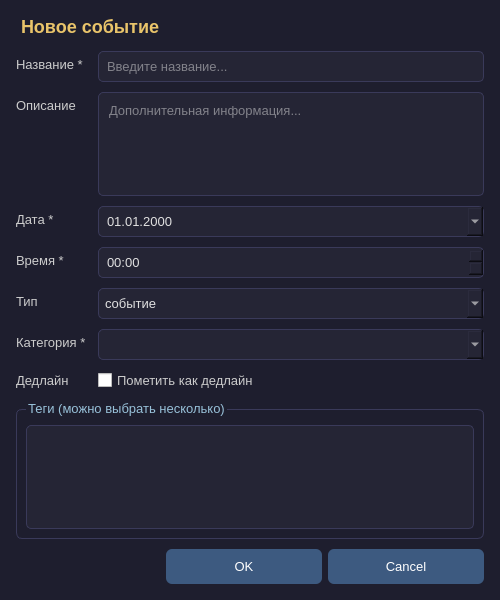
<?xml version="1.0" encoding="UTF-8"?>
<ui version="4.0">
 <class>EventDialog</class>
 <widget class="QDialog" name="EventDialog">
  <property name="geometry">
   <rect><x>0</x><y>0</y><width>500</width><height>600</height></rect>
  </property>
  <property name="windowTitle">
   <string>Событие</string>
  </property>
  <property name="styleSheet">
   <string>
    QDialog { background: #1e1e2e; }
    QLabel  { color: #ccc; font-size: 13px; }
    QLineEdit, QPlainTextEdit, QDateEdit, QTimeEdit, QComboBox {
      background: #252535;
      color: #e0e0e0;
      border: 1px solid #3a3a5a;
      border-radius: 5px;
      padding: 6px;
      font-size: 13px;
    }
    QLineEdit:focus, QPlainTextEdit:focus, QDateEdit:focus, QTimeEdit:focus, QComboBox:focus {
      border: 1px solid #3d5a80;
    }
    QCheckBox { color: #ccc; font-size: 13px; }
    QGroupBox {
      color: #98c1d9;
      font-size: 13px;
      border: 1px solid #3a3a5a;
      border-radius: 6px;
      margin-top: 8px;
      padding-top: 6px;
    }
    QGroupBox::title { subcontrol-origin: margin; left: 10px; }
    QListWidget {
      background: #252535;
      color: #e0e0e0;
      border: 1px solid #3a3a5a;
      border-radius: 5px;
      font-size: 13px;
    }
    QListWidget::item:hover   { background: #2d2d45; }
    QListWidget::item:selected{ background: #3d5a80; }
    QPushButton {
      background: #3d5a80;
      color: white;
      border: none;
      padding: 10px 28px;
      border-radius: 6px;
      font-size: 13px;
      min-width: 100px;
    }
    QPushButton:hover { background: #4d6a90; }
   </string>
  </property>
  <layout class="QVBoxLayout" name="mainLayout">
   <property name="leftMargin"><number>16</number></property>
   <property name="topMargin"><number>16</number></property>
   <property name="rightMargin"><number>16</number></property>
   <property name="bottomMargin"><number>16</number></property>
   <property name="spacing"><number>10</number></property>

   <item>
    <widget class="QLabel" name="titleLabel">
     <property name="text">
      <string>Новое событие</string>
     </property>
     <property name="styleSheet">
      <string>font-size:18px; font-weight:bold; color:#e9c46a; padding-bottom:4px;</string>
     </property>
    </widget>
   </item>

   <item>
    <layout class="QFormLayout" name="formLayout">
     <property name="horizontalSpacing"><number>12</number></property>
     <property name="verticalSpacing"><number>10</number></property>

     <item row="0" column="0">
      <widget class="QLabel" name="labelName">
       <property name="text"><string>Название *</string></property>
      </widget>
     </item>
     <item row="0" column="1">
      <widget class="QLineEdit" name="titleEdit">
       <property name="placeholderText"><string>Введите название...</string></property>
      </widget>
     </item>

     <item row="1" column="0">
      <widget class="QLabel" name="labelDesc">
       <property name="text"><string>Описание</string></property>
      </widget>
     </item>
     <item row="1" column="1">
      <widget class="QPlainTextEdit" name="descriptionEdit">
       <property name="maximumHeight"><number>70</number></property>
       <property name="placeholderText"><string>Дополнительная информация...</string></property>
      </widget>
     </item>

     <item row="2" column="0">
      <widget class="QLabel" name="labelDate">
       <property name="text"><string>Дата *</string></property>
      </widget>
     </item>
     <item row="2" column="1">
      <widget class="QDateEdit" name="dateEdit">
       <property name="calendarPopup"><bool>true</bool></property>
       <property name="displayFormat"><string>dd.MM.yyyy</string></property>
      </widget>
     </item>

     <item row="3" column="0">
      <widget class="QLabel" name="labelTime">
       <property name="text"><string>Время *</string></property>
      </widget>
     </item>
     <item row="3" column="1">
      <widget class="QTimeEdit" name="timeEdit">
       <property name="displayFormat"><string>HH:mm</string></property>
      </widget>
     </item>

     <item row="4" column="0">
      <widget class="QLabel" name="labelType">
       <property name="text"><string>Тип</string></property>
      </widget>
     </item>
     <item row="4" column="1">
      <widget class="QComboBox" name="typeComboBox">
       <item><property name="text"><string>событие</string></property></item>
       <item><property name="text"><string>дедлайн</string></property></item>
       <item><property name="text"><string>желание</string></property></item>
       <item><property name="text"><string>напоминание</string></property></item>
      </widget>
     </item>

     <item row="5" column="0">
      <widget class="QLabel" name="labelCategory">
       <property name="text"><string>Категория *</string></property>
      </widget>
     </item>
     <item row="5" column="1">
      <widget class="QComboBox" name="categoryComboBox"/>
     </item>

     <item row="6" column="0">
      <widget class="QLabel" name="labelDeadline">
       <property name="text"><string>Дедлайн</string></property>
      </widget>
     </item>
     <item row="6" column="1">
      <widget class="QCheckBox" name="deadlineCheckBox">
       <property name="text"><string>Пометить как дедлайн</string></property>
      </widget>
     </item>
    </layout>
   </item>

   <item>
    <widget class="QGroupBox" name="tagsGroupBox">
     <property name="title">
      <string>Теги (можно выбрать несколько)</string>
     </property>
     <layout class="QVBoxLayout" name="tagsLayout">
      <item>
       <widget class="QListWidget" name="tagsListWidget">
        <property name="minimumHeight"><number>120</number></property>
       </widget>
      </item>
     </layout>
    </widget>
   </item>

   <item>
    <widget class="QDialogButtonBox" name="buttonBox">
     <property name="standardButtons">
      <set>QDialogButtonBox::Cancel|QDialogButtonBox::Ok</set>
     </property>
    </widget>
   </item>
  </layout>
 </widget>
 <resources/>
 <connections/>
</ui>
